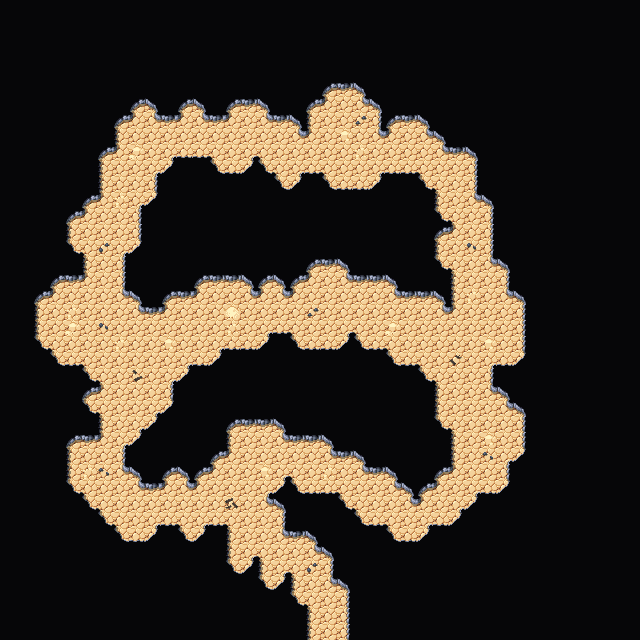

This game map was drawn from its Tiled (.tmx) file and the tilesets committed beside it. A one-line description and the trimmed map source follow:
An orthogonal 40x40 tile map with 16x16 px tiles, 4 tile layers (Collision, Background, Walls, Clutter), 2 tilesets and 1 object.

<map version="1.5" tiledversion="1.7.2" orientation="orthogonal" renderorder="right-down" width="40" height="40" tilewidth="16" tileheight="16" infinite="0" nextlayerid="7" nextobjectid="62">
 <editorsettings>
  <export target="wastetown..tmx" format="tmx" />
 </editorsettings>
 <tileset firstgid="1" source="../../../tileset/main.tsx" />
 <tileset firstgid="3477" source="../../../tileset/buildings.tsx" />
 <layer id="6" name="Collision" width="40" height="40">
  <data>[1600 cells, 0 non-empty, 0 distinct tile ids]</data>
 </layer>
 <layer id="1" name="Background" width="40" height="40">
  <data>[1600 cells, 1600 non-empty, 1 distinct tile ids]</data>
 </layer>
 <layer id="2" name="Walls" width="40" height="40">
  <data>[1600 cells, 1381 non-empty, 17 distinct tile ids]</data>
 </layer>
 <layer id="3" name="Clutter" width="40" height="40">
  <properties>
   <property name="spriteLayer" type="bool" value="true" />
  </properties>
  <data>[1600 cells, 28 non-empty, 11 distinct tile ids]</data>
 </layer>
 <objectgroup id="4" name="Objects">
  <object id="61" template="../../../obj/door_up.tx" x="320.672" y="639.376">
   <properties>
    <property name="teleport" value="../common/maps/map/cave/cave_multilevel_4/cave_23D5.tmx" />
    <property name="teleportObjectId" value="61" />
   </properties>
  </object>
 </objectgroup>
</map>
